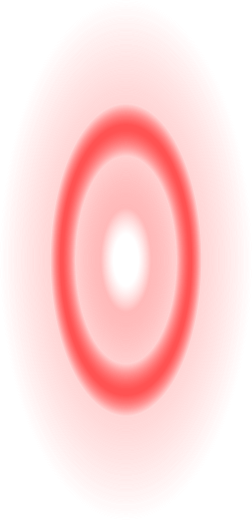
<?xml version="1.0" encoding="UTF-8"?>
<ui version="4.0">
 <class>drawer</class>
 <widget class="QWidget" name="drawer">
  <property name="geometry">
   <rect>
    <x>0</x>
    <y>0</y>
    <width>252</width>
    <height>520</height>
   </rect>
  </property>
  <property name="windowTitle">
   <string>Form</string>
  </property>
  <property name="styleSheet">
   <string notr="true">QWidget#drawer
{
     background-color:qradialgradient(spread:pad, cx:0.5, cy:0.5, radius:0.5, fx:0.5, fy:0.5, stop:0 rgba(255, 255, 255, 255), stop:0.1 rgba(255, 255, 255, 255), stop:0.2 rgba(255, 176, 176, 167), stop:0.3 rgba(255, 151, 151, 92), stop:0.4 rgba(255, 125, 125, 51), stop:0.5 rgba(255, 76, 76, 205), stop:0.52 rgba(255, 76, 76, 205), stop:0.6 rgba(255, 180, 180, 84), stop:1 rgba(255, 255, 255, 0))
}
QToolBox::tab {
      background: qlineargradient(x1: 0, y1: 0, x2: 0, y2: 1, stop: 0 #E1E1E1, stop: 0.4 #DDDDDD, stop: 0.5 #D8D8D8, stop: 1.0 #D3D3D3);
      border-radius: 5px;
      color: darkgray;
  }

QToolBox::tab:selected 
{ 
      font:bold;
      color: white;
}
QToolButton 
{ 
	  border: 2px solid #8f8f91;
      border-radius: 6px;
	  font: 10pt &quot;微软雅黑&quot;;
      background-color: qlineargradient(x1: 0, y1: 0, x2: 0, y2: 1, stop: 0 #f6f7fa, stop: 1 #dadbde);
  }

QToolButton:pressed 
{
      background-color: qlineargradient(x1: 0, y1: 0, x2: 0, y2: 1,stop: 0 #dadbde, stop: 1 #f6f7fa);
}

  /* the subcontrols below are used only in the MenuButtonPopup mode */
QToolButton::menu-button 
{
      border: 2px solid gray;
     
}
QLabel
{
	border-radius: 5px;
    color: darkgray;
	
	font: 12pt &quot;Arial&quot;;

}

QGroupBox 
{
      background-color: qlineargradient(x1: 0, y1: 0, x2: 0, y2: 1,
                                        stop: 0 #E0E0E0, stop: 1 #FFFFFF);
      border: 2px solid gray;
      border-radius: 5px;
      margin-top: 1ex; /* leave space at the top for the title */
}
QGroupBox::title 
{
      subcontrol-origin: margin;
      subcontrol-position: top center; /* position at the top center */
      padding: 0 3px;
      background-color: qlineargradient(x1: 0, y1: 0, x2: 0, y2: 1,
                                        stop: 0 #FF0ECE, stop: 1 #FFFFFF);
}
QGroupBox::indicator
{
      width: 13px;
      height: 13px;
}
QGroupBox::indicator:unchecked 
{
      image: url(:/images/checkbox_unchecked.png);
 }

QTabWidget::pane
{
	border: 1px;
	background:transparent;
}
QTabWidget::tab-bar
{
	background:transparent;
	subcontrol-position:center;
}
 
QTabBar::tab
 
{
min-width:75px;
min-height:55px;
background:transparent;
}
 
QTabBar::tab:selected
 
{
color: rgb(36,197,219);
background:transparent;
}
 
QTabBar::tab:!selected
 
{
color: white;
background:transparent;
}
QTabBar::tab:hover
{
color: rgb(36,197,219);
background:transparent;
}
QLineEdit
{
	font: 10pt &quot;微软雅黑&quot;;
    background:white;
    padding-left:5px ;
    padding-top:1px ;
    border-bottom-left-radius:3px;
    border-bottom-right-radius:3px;
    border: 1px solid rgb(209 , 209 , 209);
    border-top:transparent;
}
QLineEdit:hover
{
    padding-top:0px ;
    border: 1px solid rgb(21 , 131 , 221);
}
QPushButton#minimizeButton {
		border-radius: none;
		border-bottom-left-radius: 4px;
		border-bottom-right-radius: 4px;
		background: rgb(50, 50, 50);
		image: url(:/Black/minimize);
}
QPushButton#minimizeButton:hover {
		background: rgb(60, 60, 60);
		image: url(:/Black/minimizeHover);
}
QPushButton#minimizeButton:pressed {
		background: rgb(55, 55, 55);
		image: url(:/Black/minimizePressed);
}

QPushButton#maximizeButton[maximizeProperty=&quot;maximize&quot;] {
		border-radius: none;
		border-bottom-left-radius: 4px;
		border-bottom-right-radius: 4px;
		background: rgb(50, 50, 50);
		image: url(:/Black/maximize);
}
QPushButton#maximizeButton[maximizeProperty=&quot;maximize&quot;]:hover {
		background: rgb(60, 60, 60);
		image: url(:/Black/maximizeHover);
}
QPushButton#maximizeButton[maximizeProperty=&quot;maximize&quot;]:pressed {
		background: rgb(55, 55, 55);
		image: url(:/Black/maximizePressed);
}

QPushButton#maximizeButton[maximizeProperty=&quot;restore&quot;] {
		border-radius: none;
		border-bottom-left-radius: 4px;
		border-bottom-right-radius: 4px;
		background: rgb(50, 50, 50);
		image: url(:/Black/restore);
}
QPushButton#maximizeButton[maximizeProperty=&quot;restore&quot;]:hover {
		background: rgb(60, 60, 60);
		image: url(:/Black/restoreHover);
}
QPushButton#maximizeButton[maximizeProperty=&quot;restore&quot;]:pressed {
		background: rgb(55, 55, 55);
		image: url(:/Black/restorePressed);
}

QPushButton#closeButton {
		border-radius: none;
		border-bottom-left-radius: 4px;
		border-bottom-right-radius: 4px;
		background: rgb(50, 50, 50);
		image: url(:/Black/close);
}
QPushButton#closeButton:hover {
		background: rgb(60, 60, 60);
		image: url(:/Black/closeHover);
}
QPushButton#closeButton:pressed {
		background: rgb(55, 55, 55);
		image: url(:/Black/closePressed);
}

QPushButton#skinButton {
		border-radius: none;
		border-bottom-left-radius: 4px;
		border-bottom-right-radius: 4px;
		background: rgb(50, 50, 50);
		image: url(:/Black/skin);
}
QPushButton#skinButton:hover {
		background: rgb(60, 60, 60);
		image: url(:/Black/skinHover);
}
QPushButton#skinButton:pressed {
		background: rgb(55, 55, 55);
		image: url(:/Black/skinPressed);
}

QPushButton#feedbackButton {
		border-radius: none;
		border-bottom-left-radius: 4px;
		border-bottom-right-radius: 4px;
		background: rgb(50, 50, 50);
		image: url(:/Black/feedback);
}
QPushButton#feedbackButton:hover {
		background: rgb(60, 60, 60);
		image: url(:/Black/feedbackHover);
}
QPushButton#feedbackButton:pressed {
		background: rgb(55, 55, 55);
		image: url(:/Black/feedbackPressed);
}

QPushButton#closeTipButton {
		border-radius: none;
		border-image: url(:/Black/close);
		background: transparent;
}
QPushButton#closeTipButton:hover {
		border-image: url(:/Black/closeHover);
}
QPushButton#closeTipButton:pressed {
		border-image: url(:/Black/closePressed);
}

QPushButton#changeSkinButton{
		border-radius: 4px;
		border: 2px solid rgb(41, 41, 41);
		background: rgb(51, 51, 51);
}
QPushButton#changeSkinButton:hover{
		border-color: rgb(45, 45, 45);
}
QPushButton#changeSkinButton:pressed, QPushButton#changeSkinButton:checked{
		border-color: rgb(0, 160, 230);
}

QPushButton#transferButton {
		padding-left: 5px;
		padding-right: 5px;
		color: white;
		background: rgb(0, 165, 235);
}
QPushButton#transferButton:hover {
		background: rgb(0, 180, 255);
}
QPushButton#transferButton:pressed {
		background: rgb(0, 140, 215);
}
QPushButton#transferButton[iconProperty=&quot;left&quot;] {
		qproperty-icon: url(:/Black/left);
}
QPushButton#transferButton[iconProperty=&quot;right&quot;] {
		qproperty-icon: url(:/Black/right);
}

QPushButton#openButton {
		border-radius: none;
		image: url(:/Black/open);
		background: transparent;
}
QPushButton#openButton:hover {
		image: url(:/Black/openHover);
}
QPushButton#openButton:pressed {
		image: url(:/Black/openPressed);
}

QPushButton#deleteButton {
		border-radius: none;
		image: url(:/Black/delete);
		background: transparent;
}
QPushButton#deleteButton:hover {
		image: url(:/Black/deleteHover);
}
QPushButton#deleteButton:pressed {
		image: url(:/Black/deletePressed);
}

QPushButton#menuButton {
		text-align: left center;
		padding-left: 3px;
		color: rgb(175, 175, 175);
		border: 1px solid rgb(100, 100, 100);
		background: rgb(72, 72, 73);
}
QPushButton#menuButton::menu-indicator{
        subcontrol-position: right center;
        subcontrol-origin: padding;
        image: url(:/Black/arrowBottom);
        padding-right: 3px;
}
</string>
  </property>
 </widget>
 <resources/>
 <connections/>
</ui>
